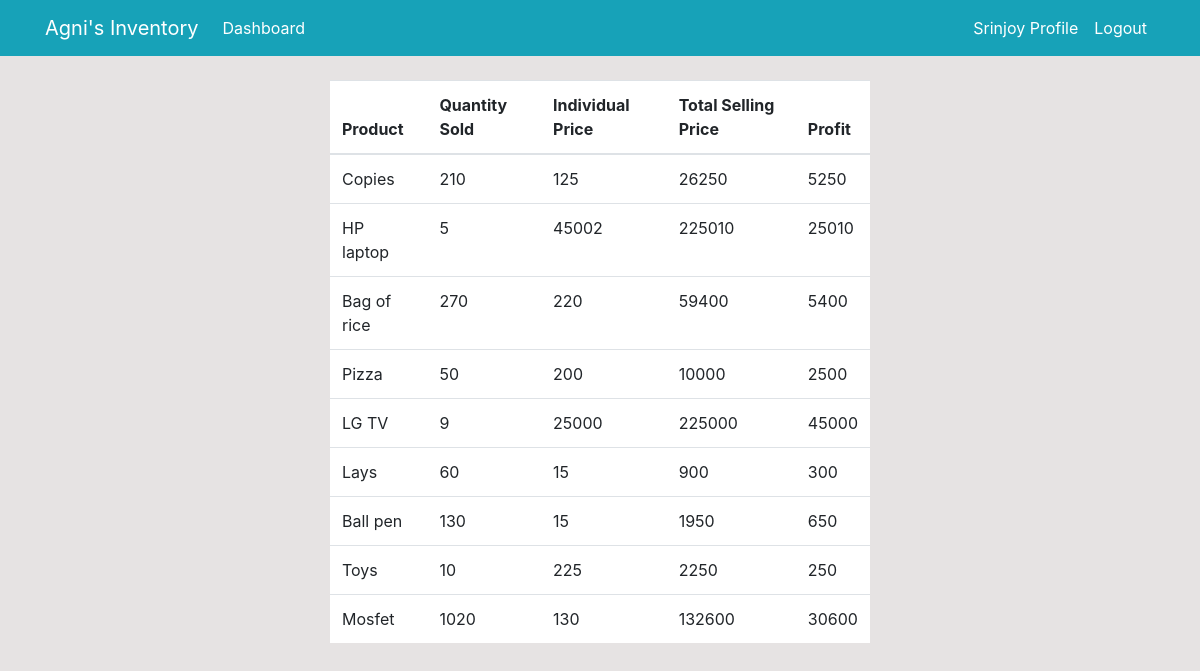
Screenshot of /sales_statistics/ (signed in) with the database file from the repository.
### dashboard/models.py (models this page shows, shortened)
class Product(models.Model):
    name=models.CharField(max_length=100, null=True)
    category=models.CharField(max_length=20, choices=CATEGORY, null=True)
    quantity=models.PositiveIntegerField(null=True)
    ordered_quantity=models.PositiveIntegerField(null=True, default=0)
    buying_price = models.PositiveIntegerField(null = True)
    selling_price = models.PositiveIntegerField(null = True)
    class Meta:
        verbose_name_plural='Product'

### dashboard/views.py (the view)
# urls.py: path('sales_statistics/', views.sales_statistics, name='sales_statistics'),
@login_required
def sales_statistics(request):
    orders = Order.objects.all()
    cur_orders = []
    cur_products = set()  # Track unique products
    for order in orders:
        if order.product not in cur_products:
            cur_orders.append(order)
            cur_products.add(order.product)
    statistics = []
    for order in cur_orders:
        profit = order.calculate_profit()
        statistics.append({
            'product': order.product.name,
            'quantity_sold': order.product.ordered_quantity,
            'price_realized': order.product.selling_price,
            'profit': profit,
            'total_selling_price': order.product.ordered_quantity * order.product.selling_price,
        })
    return render(request, 'dashboard/sales_statistics.html', {'statistics': statistics})

### dashboard/models.py (called while the page is built)
    def calculate_profit(self):
        return (self.product.selling_price - self.product.buying_price) * self.product.ordered_quantity

### templates/dashboard/sales_statistics.html (shortened to what this page needs)
{% extends 'partials/base.html'%}
{% load crispy_forms_tags %}
{% block content %}
<div class="container">
    <div class="row my-4">
        <div class="col-md-6 offset-md-3 ">
            <table class="table bg-white">
                <thead>
                    <tr>
                        <th>Product</th>
                        <th>Quantity Sold</th>
                        <th>Individual Price</th>
                        <th>Total Selling Price</th>
                        <th>Profit</th>
                    </tr>
                </thead>
                <tbody>
                    {% for item in statistics %}
                    <tr>
                        <td>{{ item.product }}</td>
                        <td>{{ item.quantity_sold }}</td>
                        <td>{{ item.price_realized }}</td>
                        <td>{{ item.total_selling_price }}</td>
                        <td>{{ item.profit }}</td>
                    </tr>
                    {% endfor %}
                </tbody>
            </table>
        </div>
    </div>
</div>
{% endblock %}

### templates/partials/nav.html (shortened to what this page needs)
<nav class="navbar navbar-expand-lg navbar-info bg-info">
    {% if user.is_authenticated %}
    <div class="container">
        <a class="navbar-brand text-white" href="{% url 'dashboard-index' %}">Agni's Inventory</a>
        <div class="collapse navbar-collapse" id="navbarSupportedContent">
            <ul class="navbar-nav mr-auto">
                <li class="nav-item active">
                    <a class="nav-link text-white" href="{% url 'dashboard-index' %}">Dashboard </a>
                </li>
            </ul>
            <ul class="navbar-nav ml-auto">
                <li class="nav-item active">
                    <a class="nav-link text-white" href="{% url 'user-profile' %}">{{user.username}} Profile </a>
                </li>
                <li class="nav-item">
                    <a class="nav-link text-white" href="{% url 'user-logout' %}">Logout</a>
                </li>
            </ul>
            {% endif %}
        </div>
    </div>
</nav>

### static/style.css (style rules this page uses)
body { background: rgb(230, 227, 227); }

### rows the page displays
Product: product "Copies"
Product: product "HP laptop"
Product: product "Bag of rice"
Product: product "Pizza"
Product: product "LG TV"
Product: product "Lays"
Product: product "Ball pen"
Product: product "Toys"
Product: product "Mosfet"

### other values shown
{{ user.username }} "Srinjoy"
{{ item.quantity_sold }} "210" "5" "270" "50" "9" "60" "130" "10" "1020"
{{ item.price_realized }} "125" "45002" "220" "200" "25000" "15" "15" "225" "130"
{{ item.total_selling_price }} "26250" "225010" "59400" "10000" "225000" "900" "1950" "2250" "132600"
{{ item.profit }} "5250" "25010" "5400" "2500" "45000" "300" "650" "250" "30600"
